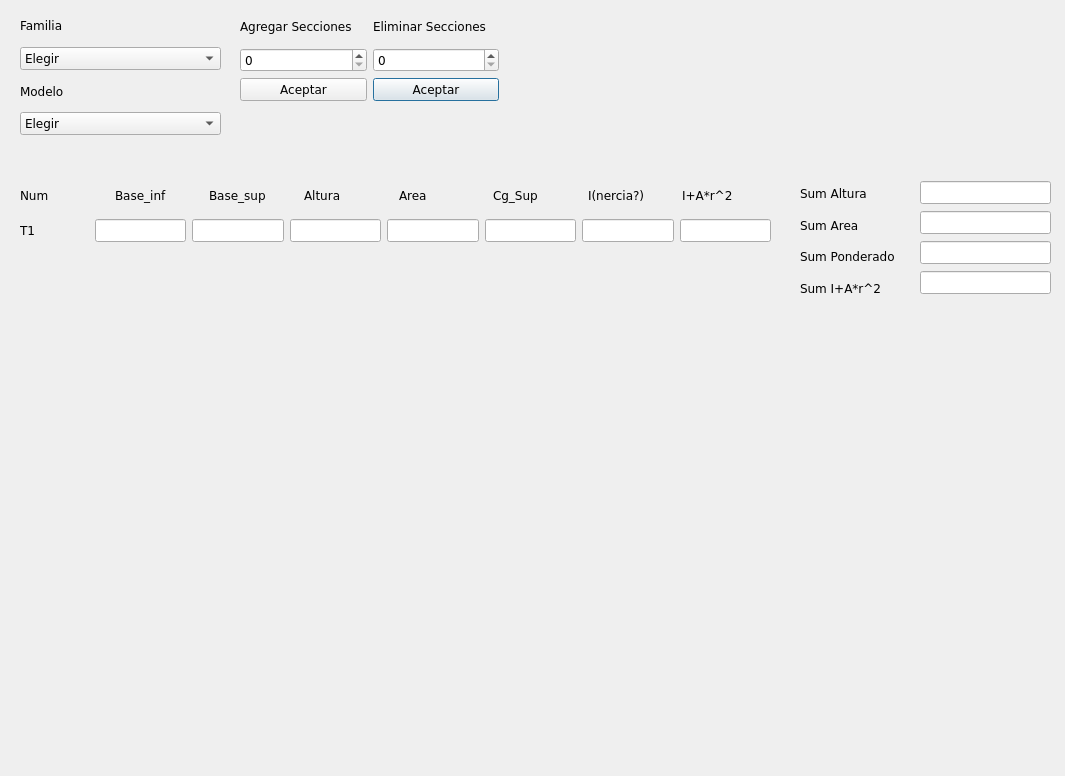
<?xml version="1.0" encoding="UTF-8"?>
<ui version="4.0">
 <class>Dialog</class>
 <widget class="QDialog" name="Dialog">
  <property name="geometry">
   <rect>
    <x>0</x>
    <y>0</y>
    <width>1065</width>
    <height>776</height>
   </rect>
  </property>
  <property name="font">
   <font>
    <family>Verdana</family>
    <italic>false</italic>
    <bold>false</bold>
   </font>
  </property>
  <property name="windowTitle">
   <string>Dialog</string>
  </property>
  <widget class="QWidget" name="verticalLayoutWidget">
   <property name="geometry">
    <rect>
     <x>20</x>
     <y>10</y>
     <width>201</width>
     <height>125</height>
    </rect>
   </property>
   <layout class="QVBoxLayout" name="Vlayout_catalogo">
    <item>
     <widget class="QLabel" name="label_familia">
      <property name="text">
       <string>Familia</string>
      </property>
     </widget>
    </item>
    <item>
     <widget class="QComboBox" name="combo_familia">
      <item>
       <property name="text">
        <string>Elegir</string>
       </property>
      </item>
      <item>
       <property name="text">
        <string>VI</string>
       </property>
      </item>
      <item>
       <property name="text">
        <string>VF</string>
       </property>
      </item>
     </widget>
    </item>
    <item>
     <widget class="QLabel" name="label_modelo">
      <property name="text">
       <string>Modelo</string>
      </property>
     </widget>
    </item>
    <item>
     <widget class="QComboBox" name="combo_modelo">
      <item>
       <property name="text">
        <string>Elegir</string>
       </property>
      </item>
      <item>
       <property name="text">
        <string>4120</string>
       </property>
      </item>
      <item>
       <property name="text">
        <string>9kjahsd</string>
       </property>
      </item>
     </widget>
    </item>
   </layout>
  </widget>
  <widget class="QWidget" name="horizontalLayoutWidget">
   <property name="geometry">
    <rect>
     <x>20</x>
     <y>180</y>
     <width>751</width>
     <height>31</height>
    </rect>
   </property>
   <layout class="QHBoxLayout" name="Hlayout_label_variables">
    <item>
     <widget class="QLabel" name="label_name">
      <property name="text">
       <string>Num</string>
      </property>
     </widget>
    </item>
    <item>
     <widget class="QLabel" name="label_bi">
      <property name="text">
       <string>Base_inf</string>
      </property>
     </widget>
    </item>
    <item>
     <widget class="QLabel" name="label_bs">
      <property name="text">
       <string>Base_sup</string>
      </property>
     </widget>
    </item>
    <item>
     <widget class="QLabel" name="label_altura">
      <property name="text">
       <string>Altura</string>
      </property>
     </widget>
    </item>
    <item>
     <widget class="QLabel" name="label_area">
      <property name="text">
       <string>Area</string>
      </property>
     </widget>
    </item>
    <item>
     <widget class="QLabel" name="label_cg">
      <property name="text">
       <string>Cg_Sup</string>
      </property>
     </widget>
    </item>
    <item>
     <widget class="QLabel" name="label_inercia">
      <property name="text">
       <string>I(nercia?)</string>
      </property>
     </widget>
    </item>
    <item>
     <widget class="QLabel" name="label_op">
      <property name="text">
       <string>I+A*r^2</string>
      </property>
     </widget>
    </item>
   </layout>
  </widget>
  <widget class="QWidget" name="horizontalLayoutWidget_2">
   <property name="geometry">
    <rect>
     <x>20</x>
     <y>210</y>
     <width>751</width>
     <height>41</height>
    </rect>
   </property>
   <layout class="QHBoxLayout" name="Hlayout_tupla_base">
    <item>
     <widget class="QLabel" name="t1_name">
      <property name="text">
       <string>T1              </string>
      </property>
     </widget>
    </item>
    <item>
     <widget class="QLineEdit" name="t1_bi"/>
    </item>
    <item>
     <widget class="QLineEdit" name="t1_bs"/>
    </item>
    <item>
     <widget class="QLineEdit" name="t1_altura"/>
    </item>
    <item>
     <widget class="QLineEdit" name="t1_area"/>
    </item>
    <item>
     <widget class="QLineEdit" name="t1_cg"/>
    </item>
    <item>
     <widget class="QLineEdit" name="t1_inercia"/>
    </item>
    <item>
     <widget class="QLineEdit" name="t1_op"/>
    </item>
   </layout>
  </widget>
  <widget class="QWidget" name="verticalLayoutWidget_3">
   <property name="geometry">
    <rect>
     <x>800</x>
     <y>180</y>
     <width>121</width>
     <height>121</height>
    </rect>
   </property>
   <layout class="QVBoxLayout" name="Vlayout_label_resultados">
    <item>
     <widget class="QLabel" name="label_sum_altura">
      <property name="text">
       <string>Sum Altura</string>
      </property>
     </widget>
    </item>
    <item>
     <widget class="QLabel" name="label_sum_area">
      <property name="text">
       <string>Sum Area</string>
      </property>
     </widget>
    </item>
    <item>
     <widget class="QLabel" name="label_sum_ponderado">
      <property name="text">
       <string>Sum Ponderado</string>
      </property>
     </widget>
    </item>
    <item>
     <widget class="QLabel" name="label_sum_op">
      <property name="text">
       <string>Sum I+A*r^2</string>
      </property>
     </widget>
    </item>
   </layout>
  </widget>
  <widget class="QWidget" name="verticalLayoutWidget_4">
   <property name="geometry">
    <rect>
     <x>920</x>
     <y>180</y>
     <width>131</width>
     <height>116</height>
    </rect>
   </property>
   <layout class="QVBoxLayout" name="Vlayout_resultados">
    <item>
     <widget class="QLineEdit" name="result_sum_altura">
      <property name="readOnly">
       <bool>true</bool>
      </property>
     </widget>
    </item>
    <item>
     <widget class="QLineEdit" name="result_sum_area">
      <property name="readOnly">
       <bool>true</bool>
      </property>
     </widget>
    </item>
    <item>
     <widget class="QLineEdit" name="result_sum_ponderado">
      <property name="readOnly">
       <bool>true</bool>
      </property>
     </widget>
    </item>
    <item>
     <widget class="QLineEdit" name="result_sum_op">
      <property name="readOnly">
       <bool>true</bool>
      </property>
     </widget>
    </item>
   </layout>
  </widget>
  <widget class="QWidget" name="verticalLayoutWidget_5">
   <property name="geometry">
    <rect>
     <x>20</x>
     <y>250</y>
     <width>751</width>
     <height>441</height>
    </rect>
   </property>
   <layout class="QVBoxLayout" name="layout_nuevas_row">
    <item>
     <spacer name="verticalSpacer">
      <property name="orientation">
       <enum>Qt::Orientation::Vertical</enum>
      </property>
      <property name="sizeHint" stdset="0">
       <size>
        <width>20</width>
        <height>40</height>
       </size>
      </property>
     </spacer>
    </item>
   </layout>
  </widget>
  <widget class="QWidget" name="gridLayoutWidget">
   <property name="geometry">
    <rect>
     <x>240</x>
     <y>10</y>
     <width>259</width>
     <height>91</height>
    </rect>
   </property>
   <layout class="QGridLayout" name="Glayout_edita_tuplas">
    <item row="0" column="1">
     <widget class="QLabel" name="label_cant_eliminar">
      <property name="text">
       <string>Eliminar Secciones</string>
      </property>
     </widget>
    </item>
    <item row="1" column="0">
     <widget class="QSpinBox" name="spin_cant_agregar"/>
    </item>
    <item row="2" column="1">
     <widget class="QPushButton" name="btn_acpt_eliminar">
      <property name="text">
       <string>Aceptar</string>
      </property>
     </widget>
    </item>
    <item row="2" column="0">
     <widget class="QPushButton" name="btn_acpt_agregar">
      <property name="text">
       <string>Aceptar</string>
      </property>
     </widget>
    </item>
    <item row="1" column="1">
     <widget class="QSpinBox" name="spin_cant_eliminar"/>
    </item>
    <item row="0" column="0">
     <widget class="QLabel" name="label_cant_agregar">
      <property name="text">
       <string>Agregar Secciones</string>
      </property>
     </widget>
    </item>
   </layout>
  </widget>
 </widget>
 <resources/>
 <connections/>
</ui>
